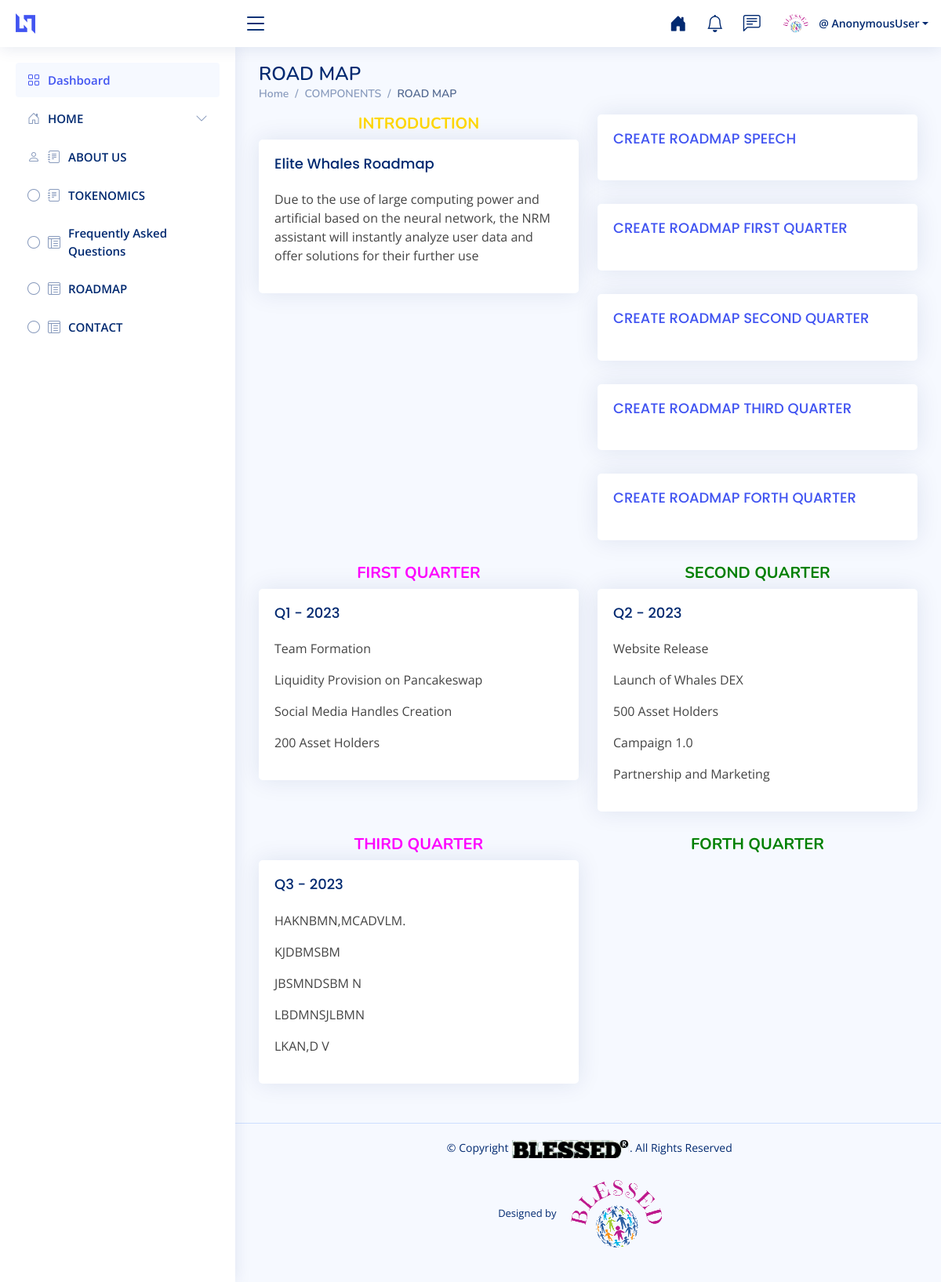
Screenshot of /ROADMAP-ADMIN/ with the database file from the repository.
### ews_app/models.py (models this page shows, shortened)
class RoadMap(models.Model):
    title = models.CharField(max_length=77)
    speech = models.TextField()

class RoadmapR1(models.Model):
    hone = models.CharField(max_length=77)
    h_two = models.CharField(max_length=77, blank=True, null=True)
    h_three = models.CharField(max_length=77, blank=True, null=True)
    h_four = models.CharField(max_length=77, blank=True, null=True)
    h_five = models.CharField(max_length=77, blank=True, null=True)
    h_six = models.CharField(max_length=77, blank=True, null=True)
    Quarter = models.CharField(max_length=3)
    year = models.CharField(max_length=4)

class RoadmapL1(models.Model):
    hone = models.CharField(max_length=77)
    h_two = models.CharField(max_length=77, blank=True, null=True)
    h_three = models.CharField(max_length=77, blank=True, null=True)
    h_four = models.CharField(max_length=77, blank=True, null=True)
    h_five = models.CharField(max_length=77, blank=True, null=True)
    h_six = models.CharField(max_length=77, blank=True, null=True)
    Quarter = models.CharField(max_length=3)
    year = models.CharField(max_length=4)

class RoadmapR2(models.Model):
    hone = models.CharField(max_length=77)
    h_two = models.CharField(max_length=77, blank=True, null=True)
    h_three = models.CharField(max_length=77, blank=True, null=True)
    h_four = models.CharField(max_length=77, blank=True, null=True)
    h_five = models.CharField(max_length=77, blank=True, null=True)
    h_six = models.CharField(max_length=77, blank=True, null=True)
    Quarter = models.CharField(max_length=3)
    year = models.CharField(max_length=4)

### ews_app/views.py (the view)
# urls.py: path('ROADMAP-ADMIN/', views.AdminRMap, name='roadList'),
def AdminRMap(request):
    rm = RoadMap.objects.all()
    rmr1 = RoadmapR1.objects.all()
    rml1 = RoadmapL1.objects.all()
    rmr2 = RoadmapR2.objects.all()
    rml2 = RoadmapL2.objects.all()
    context = {
        'rm': rm,
        'rmr1': rmr1,
        'rml1': rml1,
        'rmr2': rmr2,
        'rml2': rml2,
    }
    return render(request, 'ews_app/admin_roadmap.html', context)

### ews_app/templates/ews_app/admin_roadmap.html (shortened to what this page needs)
{% extends 'ews_app/base.html' %}
{% load static %}
{% block content %}
<main id="main" class="main">
  <div class="pagetitle">
    <h1>ROAD MAP</h1>
    <nav>
      <ol class="breadcrumb">
        <li class="breadcrumb-item"><a href="{% url 'ews_app:ad-hm' %}">Home</a></li>
        <li class="breadcrumb-item">COMPONENTS</li>
        <li class="breadcrumb-item active">ROAD MAP</li>
      </ol>
    </nav>
  </div>
  <section class="section">
    <div class="row">
      <div class="col-lg-6">
        <h5 class="text-center" style="color: gold; font-weight: 700;">INTRODUCTION</h5>
        {% for x in rm %}
        <div class="card">
          <div class="card-body">
            <h5 class="card-title">{{x.title}}</h5>
            <p>{{x.speech}}</p>
          </div>
        </div>
        {% endfor %}
      </div>
      <div class="col-lg-6">
        <div class="card">
          <div class="card-body">
            <h5 class="card-title"><a href="{% url 'ews_app:create_map' %}"> CREATE ROADMAP SPEECH</a></h5>
          </div>
        </div>
        <div class="card">
          <div class="card-body">
            <h5 class="card-title"><a href="{% url 'ews_app:create_map_R' %}"> CREATE ROADMAP FIRST QUARTER</a></h5>
          </div>
        </div>
        <div class="card">
          <div class="card-body">
            <h5 class="card-title"><a href="{% url 'ews_app:create_map_L' %}"> CREATE ROADMAP SECOND QUARTER</a></h5>
          </div>
        </div>
        <div class="card">
          <div class="card-body">
            <h5 class="card-title"><a href="{% url 'ews_app:create_map_Rt' %}"> CREATE ROADMAP THIRD QUARTER</a></h5>
          </div>
        </div>
        <div class="card">
          <div class="card-body">
            <h5 class="card-title"><a href="{% url 'ews_app:create_map_Lt' %}"> CREATE ROADMAP FORTH QUARTER</a></h5>
          </div>
        </div>
      </div>
      <div class="col-lg-6">
        <h5 class="text-center" style="color: magenta; font-weight: 700;">FIRST QUARTER </h5>
        {% for x in rmr1 %}
        <div class="card">
          <div class="card-body">
            <h5 class="card-title">{{x.Quarter}} - {{x.year}}</h5>
            <p>{{x.hone}}</p>
            <p>{{x.h_two}}</p>
            <p>{{x.h_three}}</p>
            <p>{{x.h_four}}</p>
          </div>
        </div>
        {% endfor %}
      </div>
      <div class="col-lg-6">
        <h5 class="text-center" style="color: green; font-weight: 700;">SECOND QUARTER</h5>
        {% for x in rml1 %}
        <div class="card">
          <div class="card-body">
            <h5 class="card-title">{{x.Quarter}} - {{x.year}}</h5>
            <p>{{x.hone}}</p>
            <p>{{x.h_two}}</p>
            <p>{{x.h_three}}</p>
            <p>{{x.h_four}}</p>
            <p>{{x.h_five}}</p>
          </div>
        </div>
        {% endfor %}
      </div>
      <div class="col-lg-6">
        <h5 class="text-center" style="color: magenta; font-weight: 700;">THIRD QUARTER</h5>
        {% for x in rmr2 %}
        <div class="card">
          <div class="card-body">
            <h5 class="card-title">{{x.Quarter}} - {{x.year}}</h5>
            <p>{{x.hone}}</p>
            <p>{{x.h_two}}</p>
            <p>{{x.h_three}}</p>
            <p>{{x.h_four}}</p>
            <p>{{x.h_five}}</p>
          </div>
        </div>
        {% endfor %}
      </div>
      <div class="col-lg-6">
        <h5 class="text-center" style="color: green; font-weight: 700;">FORTH QUARTER</h5>
      </div>
    </div>
  </section>
</main>
{% endblock content %}

### static/adm/assets/css/style.css (style rules this page uses)
:root { scroll-behavior: smooth; }
body { font-family: "Open Sans", sans-serif; background: #f6f9ff; color: #444444; }
a { color: #4154f1; text-decoration: none; }
h1, h2, h3, h4, h5, h6 { font-family: "Nunito", sans-serif; }
#main { margin-top: 60px; padding: 20px 30px; transition: all 0.3s; }
.pagetitle { margin-bottom: 10px; }
.pagetitle h1 { font-size: 24px; margin-bottom: 0; font-weight: 600; color: #012970; }
.card { margin-bottom: 30px; border: none; border-radius: 5px; box-shadow: 0px 0 30px rgba(1, 41, 112, 0.1); }
.card-title { padding: 20px 0 15px 0; font-size: 18px; font-weight: 500; color: #012970; font-family: "Poppins", sans-serif; }
.card-body { padding: 0 20px 20px 20px; }
.breadcrumb { font-size: 14px; font-family: "Nunito", sans-serif; color: #899bbd; font-weight: 600; }
.breadcrumb a { color: #899bbd; transition: 0.3s; }
.breadcrumb .breadcrumb-item::before { color: #899bbd; }
.breadcrumb .active { color: #51678f; font-weight: 600; }
@media (min-width: 1200px) { #main, #footer { margin-left: 300px; } }

### rows the page displays
RoadMap: title "Elite Whales Roadmap", speech "Due to the use of large computing power and artificial based on the neural network, the NRM assistant will instantly analyze user data and offer solutions for their further use"
RoadmapR1: Quarter "Q1", year "2023", hone "Team Formation", h_two "Liquidity Provision on Pancakeswap", h_three "Social Media Handles Creation", h_four "200 Asset Holders"
RoadmapL1: Quarter "Q2", year "2023", hone "Website Release", h_two "Launch of Whales DEX", h_three "500 Asset Holders", h_four "Campaign 1.0", h_five "Partnership and Marketing"
RoadmapR2: Quarter "Q3", year "2023", hone "HAKNBMN,MCADVLM.", h_two "KJDBMSBM", h_three "JBSMNDSBM N", h_four "LBDMNSJLBMN", h_five "LKAN,D V"

### other values shown
{{ user }} "AnonymousUser"
